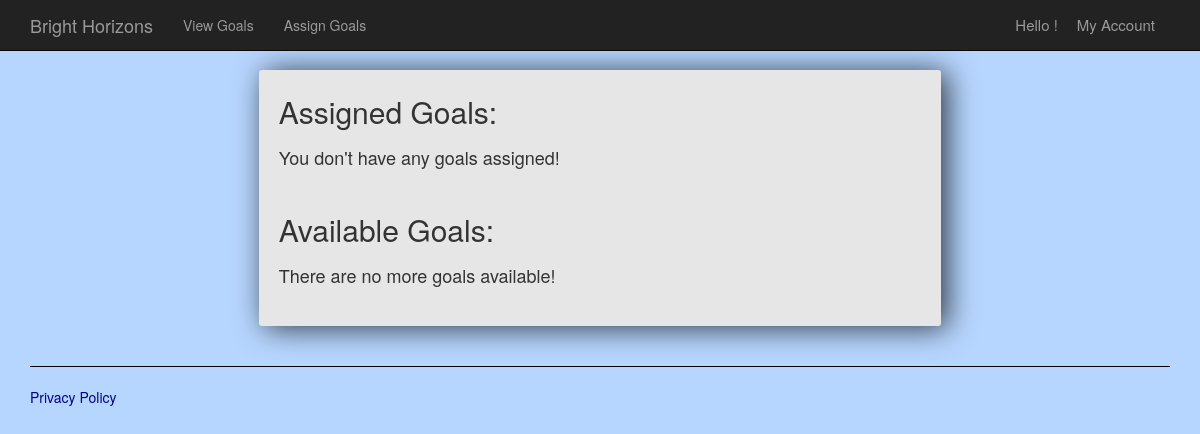
The page /assign/ (signed in) on the database as committed earlier.
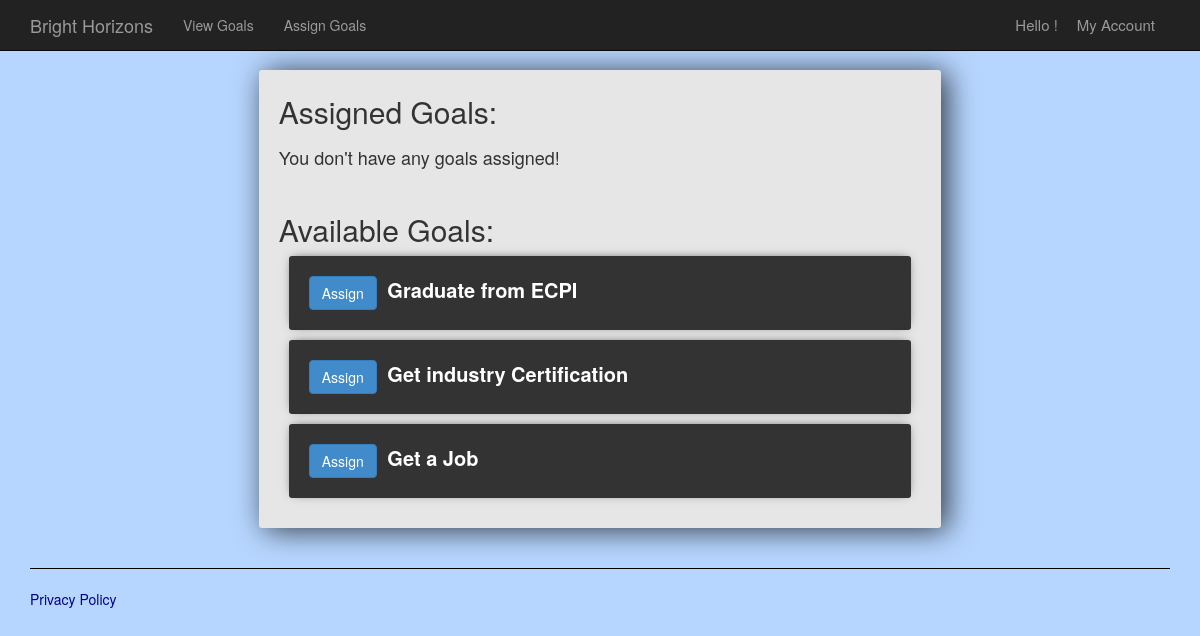
The same page on the database as committed later.
### main/models.py (models this page shows, shortened)
class goal(models.Model):
    goal_title = models.TextField()
    points_worth = models.IntegerField(default=100)

### main/views.py (the view, shortened to what this page needs)
# urls.py: path('assign/', assign, name='assign'),
def assign(request):
    if request.user.is_authenticated == False:
        return redirect('home')
    else:
        assignForm = AssignGoalForm()
        removeForm = RemoveGoalForm()
        goals = goal.objects.all()
        userGoals = UserGoal.objects.all().filter(owner=request.user.username)
        newGoals = []
        for aGoal in goals:
            goalNotAssigned = True
            for assignedGoal in userGoals:
                if aGoal.id == assignedGoal.goal_id:
                    goalNotAssigned = False
            if goalNotAssigned == True:
                newGoals.append({"id" : aGoal.id, "goal_title" : aGoal.goal_title})
        context = {'goals':newGoals, 'userGoals':userGoals, 'assignForm':assignForm, 'removeForm':removeForm}
        return render( request, 'assign.html', context)

### main/forms.py
class AssignGoalForm(forms.ModelForm):
    class Meta:
        exclude = ('goal', 'start_date', 'goal_complete', 'owner',)
        model = UserGoal
        fields = []

class RemoveGoalForm(forms.ModelForm):
    class Meta:
        exclude = ('goal', 'start_date', 'goal_complete', 'owner',)
        model = UserGoal
        fields = []

### templates/assign.html (shortened to what this page needs)
{% extends "layout.html" %}
{% block content %}
<div class="row">
    <div class="col-md-7 center-column">
        <h2>Assigned Goals:</h2>
        {% if not userGoals %}
            <h4>You don't have any goals assigned!</h4>
        {% endif %}
        <br>
        <h2>Available Goals:</h2>
        {% if not goals %}
            <h4>There are no more goals available!</h4>
        {% else %}
        {% for goal in goals %}
        <div class="item-row">
            <form action = "" method="POST">
                <input type="submit" value="Assign" name="assign" class="btn btn-primary" /><b> {{goal.goal_title}}</b>
            </form>
        </div>
        {% endfor %}
        {% endif %}
    </div>
</div>
{% endblock %}

### templates/layout.html (shortened to what this page needs)
<!DOCTYPE html>
<html>
<head>
    {% load static %}
    <link rel="stylesheet" type="text/css" href="{% static 'app/content/bootstrap.min.css' %}" />
    <link rel="stylesheet" type="text/css" href="{% static 'app/content/site.css' %}" />
</head>
<body>
    <div class="navbar navbar-inverse navbar-fixed-top">
        <div class="container">
            <div class="navbar-header">
                <a href="/" class="navbar-brand">Bright Horizons</a>
            </div>
            <div class="navbar-collapse collapse">
                <ul class="nav navbar-nav">
                    {% if user.is_authenticated %}
                    <li><a href="/view/">View Goals</a></li>
                    <li><a href="/assign/">Assign Goals</a></li>
                    {% endif %}
                </ul>
                {% include 'loginpartial.html' %}
            </div>
        </div>
    </div>
    <div class="container body-content">
{% block content %}{% endblock %}
        <hr/>
        <footer>
          <a href="">Privacy Policy</a>
        </footer>
    </div>
</body>
</html>

### templates/loginpartial.html (shortened to what this page needs)
{% if user.is_authenticated %}
<form id="logoutForm" action="/logout" method="post" class="navbar-right">
    <ul class="nav navbar-nav navbar-right">
        <div class="dropdown show">
            <a class="btn btn-secondary dropdown-toggle" href="#" role="button" style="padding:0px; border:0px; background-color:#222222;"> <span class="navbar-brand" style="font-size: 15px; padding: auto;">Hello {{ user.first_name }}!</span></a>
            <a class="btn btn-secondary dropdown-toggle" href="#" role="button" style="padding:0px; border:0px; background-color:#222222;" id="dropdownMenuLink" data-toggle="dropdown" aria-haspopup="true" aria-expanded="false">
                <span class="navbar-brand" style="font-size: 15px; padding: auto;">My Account</span>
            </a>
        </div>
    </ul>
</form>
{% else %}
<ul class="nav navbar-nav navbar-right">
    <li><a href="{% url 'login' %}" style="font-size: 15px;">Log in</a></li>
    <li><a href="{% url 'register' %}" style="font-size: 15px;">Sign Up</a></li>
</ul>
{% endif %}

### static/app/content/site.css (style rules this page uses)
body { background-color: #B7D6FF; padding-top: 50px; padding-bottom: 20px; }
a { color: darkblue; }
.body-content { padding-left: 15px; padding-right: 15px; }
input, select, textarea { max-width: 280px; }
h4 { padding: 10px 0px; }
b { padding-left: 5px; }
.center-column { float: none; margin: 20px auto; padding: 20px; background-color: #E6E6E6; border-radius: 3px; box-shadow: 6px 2px 30px 0px rgba(0,0,0,0.75); }
.item-row { background-color: #333333; margin: 10px; padding: 20px; border-radius: 3px; color: #fff; font-size: 20px; box-shadow: 0px -1px 10px -4px rgba(0,0,0,0.75); }
h2 { margin-top: 5px; }
hr { border-top: 1px solid black; }

Rows that differ between the two databases and show on the page:
added goal: goal_title "Graduate from ECPI"
added goal: goal_title "Get industry Certification"
added goal: goal_title "Get a Job"
Other text that changed with them:
new list line: "Assign"
text no longer shown: "There are no more goals available!"
